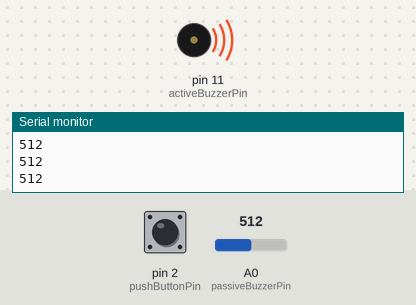
Simulated run of this sketch. Board: Arduino Uno, built with avr-gcc and run on an emulated ATmega328P. Parts: buzzer (waves = sounding), the last lines printed to the serial monitor. The test bench sets the inputs (shaded band); at power-on: A0 (passiveBuzzerPin) = 512, pin 2 (pushButtonPin) LOW.

Above: at 1.2 s.
1.3 s: A0 (passiveBuzzerPin) set to 3
3.0 s: A0 (passiveBuzzerPin) set to 0
At 4.4 s:
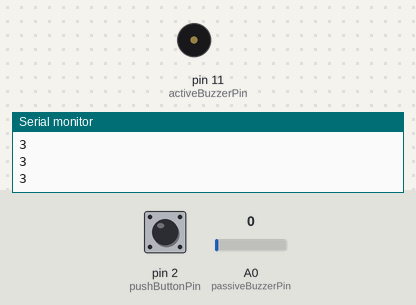
5.0 s: A0 (passiveBuzzerPin) set to 122
At 5.6 s:
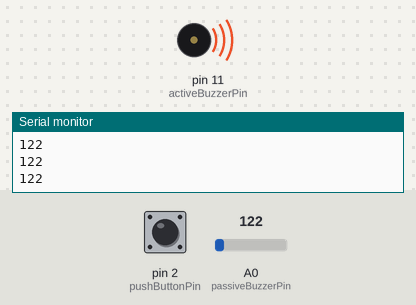
6.5 s: pin 2 (pushButtonPin) pulled HIGH for 3.2 s
Timing chart, 0 to 9.5 s (numbered marks = the images above; inputs shaded):
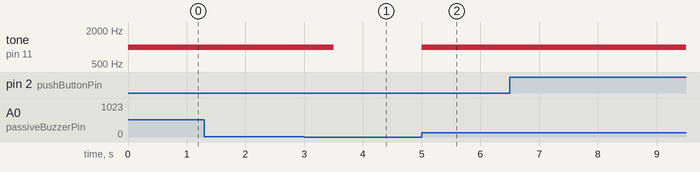

The sketch:

Knock.ino
```cpp
const int activeBuzzerPin = 11;
const int passiveBuzzerPin = A0;
const int pushButtonPin = 2;

int passiveBuzzerValue = 0;
int buttonState = 0;
int buzzerTone = 1000;
int ok = 1;

const int threshold = 1;

void setup() {
  Serial.begin(9600);
  pinMode(activeBuzzerPin, OUTPUT);
  pinMode(passiveBuzzerPin, INPUT);
  pinMode(pushButtonPin, INPUT);
}

void loop() {
  passiveBuzzerValue = analogRead(passiveBuzzerPin);
  buttonState = digitalRead(pushButtonPin);

  if (passiveBuzzerValue != 0 && passiveBuzzerValue > threshold) {
    Serial.println(passiveBuzzerValue);
  //  delay(5000);
    tone (activeBuzzerPin, buzzerTone, 500);
    if (buttonState == 1)
      ok = 0;
    if (ok == 0){
      noTone(activeBuzzerPin);
      passiveBuzzerValue = 0;
    }
  }
  ok = 1;
}
```

Measured:
- the behaviour switches between 2 and 1 on A0 (passiveBuzzerPin) (found by bisection; images 0 and 1)
- after the input at 3.0 s, tone on pin 11 (activeBuzzerPin): 1000 Hz → silent after 0.50 s
- after the input at 5.0 s, tone on pin 11 (activeBuzzerPin): silent → 1000 Hz at once
